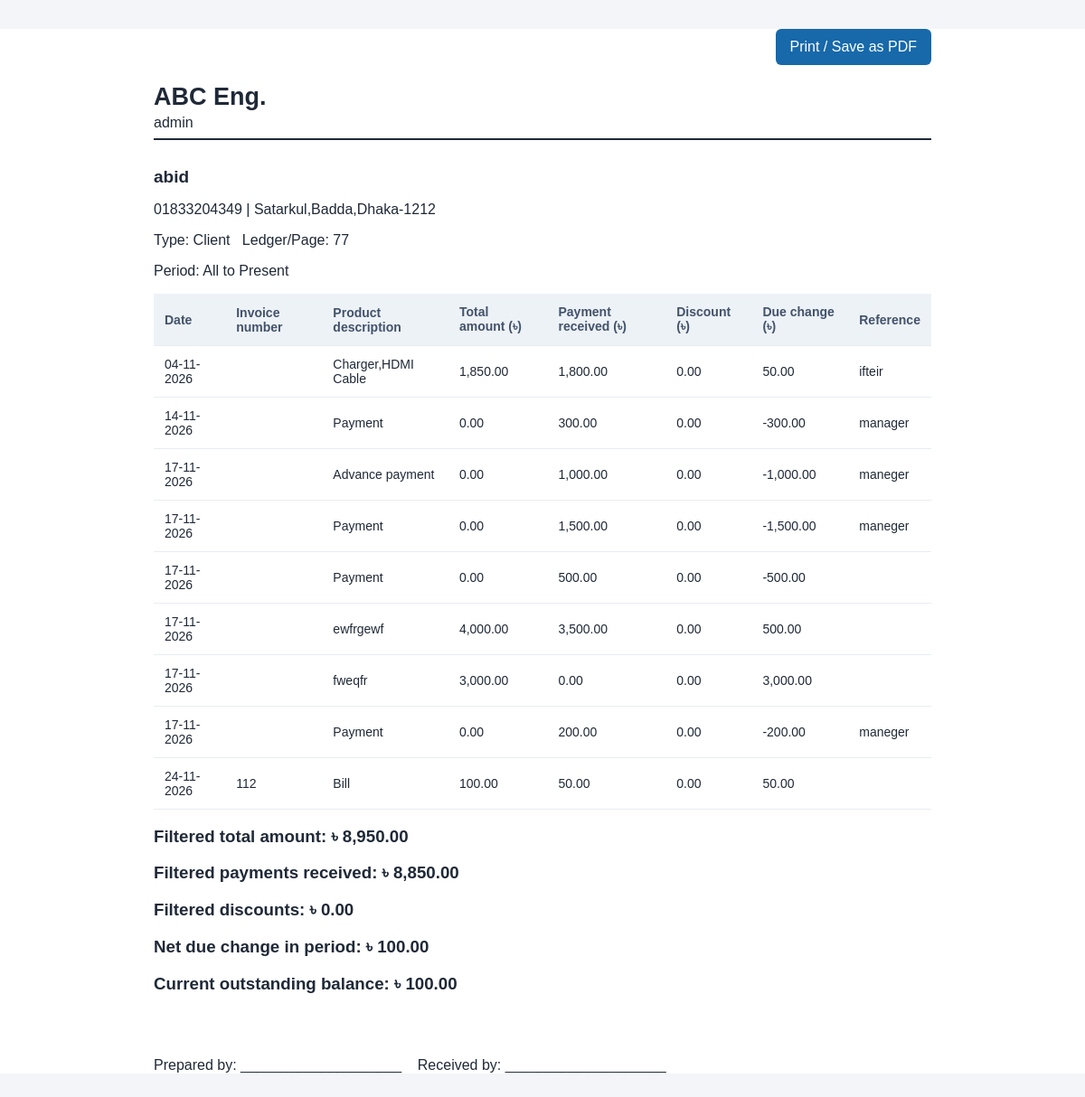
Screenshot of /statement/1 (signed in) with the database file from the repository.
### tables this page shows
CREATE TABLE parties(
          id INTEGER PRIMARY KEY, kind TEXT NOT NULL CHECK(kind IN ('client','vendor')),
          name TEXT NOT NULL, company TEXT DEFAULT '', phone TEXT DEFAULT '', address TEXT DEFAULT '',
          page_no TEXT DEFAULT '', opening_balance REAL NOT NULL DEFAULT 0, notes TEXT DEFAULT '',
          created_at TEXT NOT NULL DEFAULT CURRENT_TIMESTAMP
        );

CREATE TABLE transactions(
          id INTEGER PRIMARY KEY, party_id INTEGER NOT NULL REFERENCES parties(id) ON DELETE CASCADE,
          txn_date TEXT NOT NULL, txn_type TEXT NOT NULL, description TEXT DEFAULT '',
          amount REAL NOT NULL CHECK(amount >= 0), reference TEXT DEFAULT '',
          created_at TEXT NOT NULL DEFAULT CURRENT_TIMESTAMP
        , payment REAL NOT NULL DEFAULT 0, discount REAL NOT NULL DEFAULT 0, invoice_no TEXT DEFAULT '');

### app.py (the view)
@app.route("/statement/<int:party_id>")
@login_required
def statement(party_id):
    start, end = date_range_from_request()
    with db() as con:
        p=con.execute("SELECT * FROM parties WHERE id=?",(party_id,)).fetchone()
        if not p: abort(404)
        sql="SELECT * FROM transactions WHERE party_id=?"; args=[party_id]
        if start: sql+=" AND txn_date>=?"; args.append(start)
        if end: sql+=" AND txn_date<=?"; args.append(end)
        sql+=" ORDER BY txn_date,id"
        txns=con.execute(sql,args).fetchall()
        bal=party_balance(p,con)
        totals=statement_totals(p["kind"],txns)
        txns=statement_rows(p["kind"],txns)
    return render_template("print_statement.html",p=p,txns=txns,balance=bal,start=start,end=end,
                           total_amount=totals["amount"],total_payment=totals["payment"],total_discount=totals["discount"],
                           total_due=totals["due"],username=session.get("username",""))

### app.py (called while the page is built)
def db():
    conn = sqlite3.connect(DB_PATH)
    conn.row_factory = sqlite3.Row
    conn.execute("PRAGMA foreign_keys = ON")
    return conn

def login_required(fn):
    @wraps(fn)
    def wrapped(*args, **kwargs):
        if not session.get("user_id"):
            return redirect(url_for("login"))
        return fn(*args, **kwargs)
    return wrapped

def money(value):
    return f"{float(value or 0):,.2f}"

def parse_date(value):
    value = (value or "").strip()
    try:
        return datetime.strptime(value, "%d-%m-%Y").date()
    except ValueError:
        return date.fromisoformat(value)

def date_range_from_request():
    result = []
    for label in ("from", "to"):
        value = request.args.get(label, "").strip()
        if not value:
            result.append("")
            continue
        try:
            result.append(parse_date(value).isoformat())
        except ValueError:
            flash(f"Enter a valid {label} date in day-month-year format.", "error")
            result.append("")
    return result

@app.template_filter("money")
def money_filter(value): return money(value)

@app.template_filter("dmy")
def date_dmy(value):
    if not value:
        return ""
    try:
        parsed = value if isinstance(value, date) else parse_date(str(value))
        return parsed.strftime("%d-%m-%Y")
    except ValueError:
        return str(value)

def party_balance(p, con):
    rows = con.execute("SELECT txn_type, amount, payment, discount FROM transactions WHERE party_id=?", (p["id"],)).fetchall()
    bal = float(p["opening_balance"] or 0)
    for r in rows:
        t, a = r["txn_type"], float(r["amount"])
        if p["kind"] == "client":
            if t == "bill": bal += a - float(r["payment"] or 0) - float(r["discount"] or 0)
            elif t == "adjustment_debit": bal += a
            elif t == "payment": bal -= a + float(r["discount"] or 0)
            elif t == "adjustment_credit": bal -= a
        else:
            if t in ("purchase", "adjustment_debit"): bal += a
            elif t in ("vendor_payment", "adjustment_credit"): bal -= a
    return bal

def statement_totals(kind, txns):
    totals = {"amount": 0, "payment": 0, "discount": 0, "due": 0}
    for txn in txns:
        amount, payment, discount, due = transaction_amounts(kind, txn)
        totals["amount"] += amount
        totals["payment"] += payment
        totals["discount"] += discount
        totals["due"] += due
    return totals

### templates/print_statement.html
<!doctype html><html lang="en"><head><meta charset="utf-8"><meta name="viewport" content="width=device-width,initial-scale=1"><title>Statement - {{p.name}}</title><link rel="stylesheet" href="{{url_for('static',filename='style.css')}}"></head><body class="printbody"><main><div class="printtools"><button onclick="window.print()">Print / Save as PDF</button></div><div class="statement-heading"><h1>{{p.company or 'RTF Accounts'}}</h1><p>{{username}}</p></div><h2>{{p.name}}</h2><p>{{p.phone}} | {{p.address}}</p><p>Type: {{p.kind|title}} &nbsp; Ledger/Page: {{p.page_no}}</p><p>Period: {{start|dmy if start else 'All'}} to {{end|dmy if end else 'Present'}}</p>{% if p.kind=='vendor' %}<p>Opening balance: ৳ {{p.opening_balance|money}}</p>{% endif %}<table><thead><tr><th>Date</th>{% if p.kind=='client' %}<th>Invoice number</th>{% endif %}<th>Product description</th><th>Total amount (৳)</th><th>{% if p.kind=='vendor' %}Payment made{% else %}Payment received{% endif %} (৳)</th><th>Discount (৳)</th><th>Due change (৳)</th><th>Reference</th></tr></thead><tbody>{% for t in txns %}<tr><td>{{t.txn_date|dmy}}</td>{% if p.kind=='client' %}<td>{{t.invoice_no}}</td>{% endif %}<td>{{t.description or (t.txn_type|replace('_',' ')|title)}}</td><td>{{t.display_amount|money}}</td><td>{{t.display_payment|money}}</td><td>{{t.display_discount|money}}</td><td>{{t.display_due|money}}</td><td>{{t.reference}}</td></tr>{% else %}<tr><td colspan="{% if p.kind=='client' %}8{% else %}7{% endif %}">No transactions in this date range.</td></tr>{% endfor %}</tbody></table><h3>Filtered total amount: ৳ {{total_amount|money}}</h3><h3>{% if p.kind=='vendor' %}Filtered payments made{% else %}Filtered payments received{% endif %}: ৳ {{total_payment|money}}</h3><h3>Filtered discounts: ৳ {{total_discount|money}}</h3><h3>Net due change in period: ৳ {{total_due|money}}</h3><h3>{% if p.kind=='vendor' %}Current payable to vendor{% else %}Current outstanding balance{% endif %}: ৳ {{balance|money}}</h3><p class="signature">Prepared by: ____________________ &nbsp;&nbsp; Received by: ____________________</p></main></body></html>

### static/style.css (style rules this page uses)
:root { font-family:Arial,Helvetica,sans-serif;color:#1f2937;background:#f3f5f8 }
* { box-sizing:border-box }
body { margin:0 }
main { max-width:1150px;margin:32px auto;padding:0 20px }
h1 { margin:0 0 22px;font-size:27px }
h2 { font-size:19px;margin-top:30px }
button,.button { display:inline-block;border:0;border-radius:6px;background:#1769aa;color:white;padding:11px 16px;font:inherit;text-decoration:none;cursor:pointer }
table { width:100%;border-collapse:collapse;min-width:680px }
th,td { text-align:left;padding:12px;border-bottom:1px solid #e8edf3;font-size:14px }
th { background:#edf2f7;color:#42526a }
.printbody { background:white }
.printbody main { max-width:900px }
.printtools { text-align:right;margin-bottom:20px }
.signature { margin-top:70px }
.statement-heading { border-bottom:2px solid #1f2937;margin-bottom:20px;padding-bottom:8px }
.statement-heading h1 { margin:0 0 4px }
.statement-heading p { margin:0 }

### rows the page displays
parties: company "ABC Eng.", name "abid", phone "01833204349", address "Satarkul,Badda,Dhaka-1212", kind "Client", page_no "77"
transactions: txn_date|dmy "04-11-2026", description "Charger,HDMI Cable", display_amount "1,850.00", display_payment "1,800.00", display_discount "0.00", display_due "50.00", reference "ifteir"
transactions: txn_date|dmy "14-11-2026", description+txn_type "Payment", display_amount "0.00", display_payment "300.00", display_discount "0.00", display_due "-300.00", reference "manager"
transactions: txn_date|dmy "17-11-2026", description "Advance payment", display_amount "0.00", display_payment "1,000.00", display_discount "0.00", display_due "-1,000.00", reference "maneger"
transactions: txn_date|dmy "17-11-2026", description+txn_type "Payment", display_amount "0.00", display_payment "1,500.00", display_discount "0.00", display_due "-1,500.00", reference "maneger"
transactions: txn_date|dmy "17-11-2026", description+txn_type "Payment", display_amount "0.00", display_payment "500.00", display_discount "0.00", display_due "-500.00"
transactions: txn_date|dmy "17-11-2026", description "ewfrgewf", display_amount "4,000.00", display_payment "3,500.00", display_discount "0.00", display_due "500.00"
transactions: txn_date|dmy "17-11-2026", description "fweqfr", display_amount "3,000.00", display_payment "0.00", display_discount "0.00", display_due "3,000.00"
transactions: txn_date|dmy "17-11-2026", description+txn_type "Payment", display_amount "0.00", display_payment "200.00", display_discount "0.00", display_due "-200.00", reference "maneger"
transactions: txn_date|dmy "24-11-2026", invoice_no "112", description+txn_type "Bill", display_amount "100.00", display_payment "50.00", display_discount "0.00", display_due "50.00"

### other values shown
{{ username }} "admin"
{{ start|dmy if start else 'All' }} "All"
{{ end|dmy if end else 'Present' }} "Present"
{{ total_amount|money }} "8,950.00"
{{ total_payment|money }} "8,850.00"
{{ total_discount|money }} "0.00"
{{ total_due|money }} "100.00"
{{ balance|money }} "100.00"
